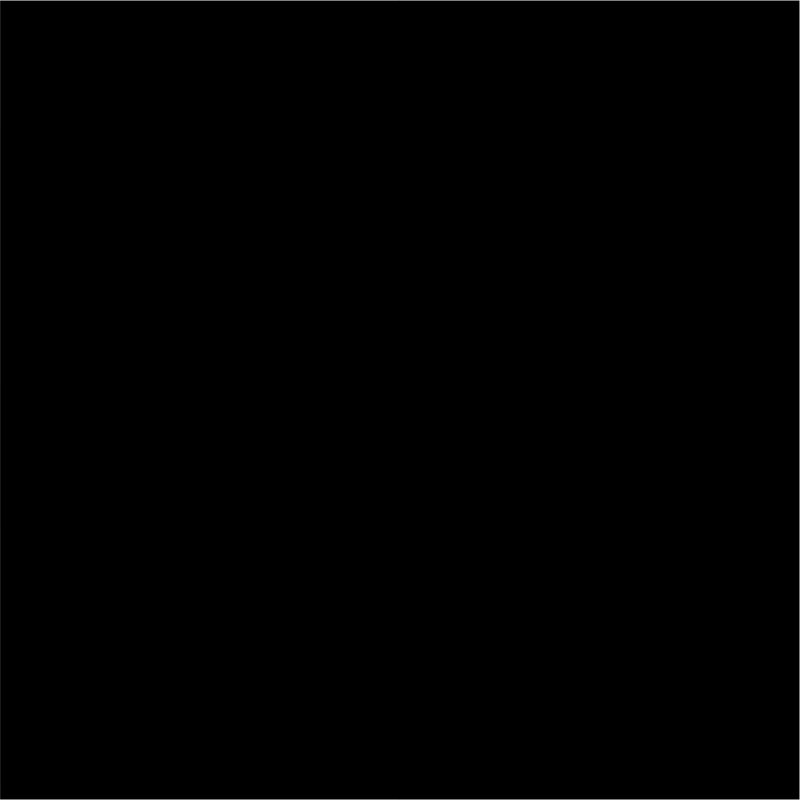
Frame 1 (no input)
Frame 60 (no input): identical to frame 1, image omitted
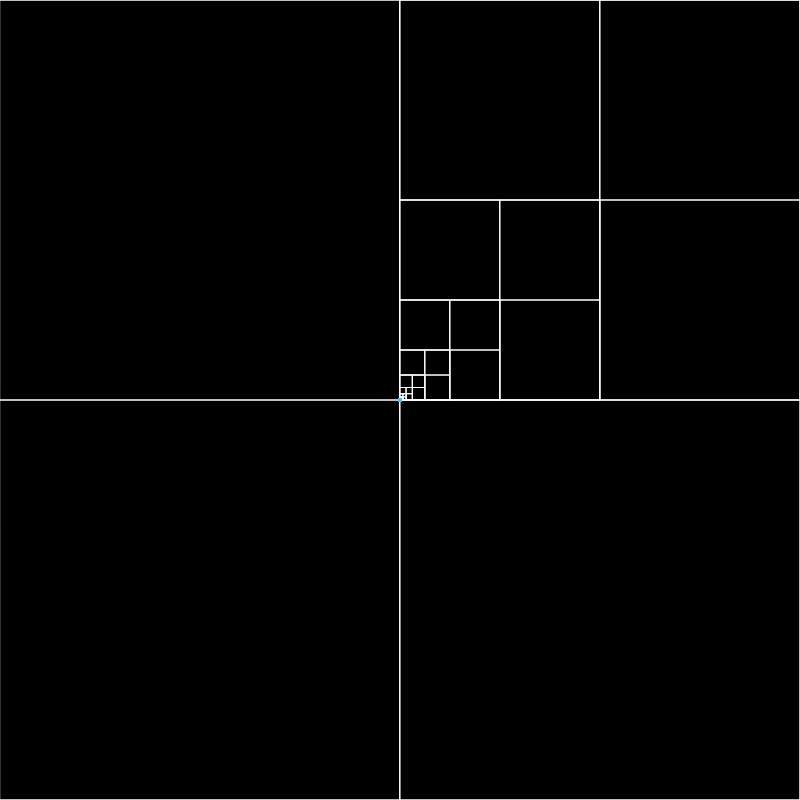
Frame 120 (the mouse pressed at the canvas centre since frame 60)

The p5.js sketch that drew these frames (run headless with seeded random() and noise() and a simulated clock; from frame 60 on, the mouse is pressed at the canvas centre):

// p5.js sketch
// ── sketch.js
let qtree;

function setup() {
  createCanvas(800, 800);
  let boundary = new Rectangle(width/2, height/2, width/2, height/2);
  qtree = new QuadTree(boundary, 4);
  // console.log(qtree);
}

function draw() {
  if (mouseIsPressed){
    for (let i = 0; i<5; i++){
      let m = new Point(mouseX, mouseY);
      qtree.insert(m);
    }
  }
  background(0);
  qtree.show();
}

// ── quadtree.js
class Point {
  constructor(x, y) {
    this.x = x;
    this.y = y;
  }
}

class Rectangle {
  constructor(x, y, w, h) {
    this.x = x;
    this.y = y;
    this.w = w;
    this.h = h;
  }

  contains(point) {
    return (point.x >= this.x - this.w &&
            point.x <= this.x + this.w &&
            point.y >= this.y - this.h &&
            point.y <= this.y + this.h);
  }
}

class QuadTree {
  constructor(boundary, capacity) {
    this.boundary = boundary;
    this.capacity = capacity;
    this.points = [];
    this.divided = false;
  }

  insert(point) {
    if (!this.boundary.contains(point)) {
      return false;
    }

    if (this.points.length < this.capacity) {
      this.points.push(point);
      return true;
    } else {
      if (!this.divided) {
        this.subdivide();
      }

      if (this.northeast.insert(point)) {
        return true;
      } else if (this.northwest.insert(point)) {
        return true;
      } else if (this.southeast.insert(point)) {
        return true;
      } else if (this.southwest.insert(point)) {
        return true;
      }
    }
  }

  subdivide() {
    let x = this.boundary.x;
    let y = this.boundary.y;
    let w = this.boundary.w;
    let h = this.boundary.h;

    let ne = new Rectangle(x + w / 2,
                           y - h / 2,
                           w / 2,
                           h / 2);
    this.northeast = new QuadTree(ne, this.capacity);
    let nw = new Rectangle(x - w / 2,
                           y - h / 2,
                           w / 2,
                           h / 2);
    this.northwest = new QuadTree(nw, this.capacity);
    let se = new Rectangle(x + w / 2,
                           y + h / 2,
                           w / 2,
                           h / 2);
    this.southeast = new QuadTree(se, this.capacity);
    let sw = new Rectangle(x - w / 2,
                           y + h / 2,
                           w / 2,
                           h / 2);
    this.southwest = new QuadTree(sw, this.capacity);
    this.divided = true;
  }

  show() {
    stroke(255);
    strokeWeight(1);
    noFill();
    rectMode(CENTER);
    rect(this.boundary.x,
         this.boundary.y,
         this.boundary.w * 2,
         this.boundary.h * 2);
    if (this.divided) {
        this.northwest.show();
        this.northeast.show();
        this.southwest.show();
        this.southeast.show();
    }
    for (let p of this.points) {
      strokeWeight(4);
      stroke(50, 200, 255);
      point(p.x, p.y);
    }
  }
}
